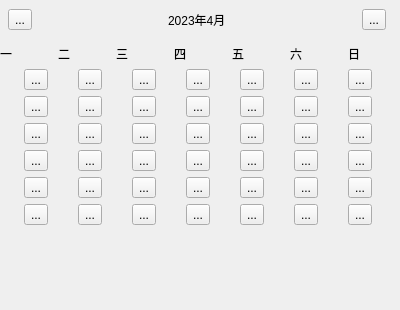
<?xml version="1.0" encoding="UTF-8"?>
<ui version="4.0">
 <class>CalendarControl</class>
 <widget class="QWidget" name="CalendarControl">
  <property name="geometry">
   <rect>
    <x>0</x>
    <y>0</y>
    <width>400</width>
    <height>310</height>
   </rect>
  </property>
  <property name="windowTitle">
   <string>Form</string>
  </property>
  <layout class="QVBoxLayout" name="verticalLayout">
   <property name="leftMargin">
    <number>0</number>
   </property>
   <property name="topMargin">
    <number>0</number>
   </property>
   <property name="rightMargin">
    <number>0</number>
   </property>
   <property name="bottomMargin">
    <number>0</number>
   </property>
   <item>
    <widget class="QWidget" name="titleBarWidget" native="true">
     <layout class="QHBoxLayout" name="horizontalLayout">
      <property name="leftMargin">
       <number>8</number>
      </property>
      <property name="rightMargin">
       <number>14</number>
      </property>
      <item>
       <widget class="QToolButton" name="arrowLeftBtn">
        <property name="text">
         <string>...</string>
        </property>
       </widget>
      </item>
      <item>
       <spacer name="horizontalSpacer">
        <property name="orientation">
         <enum>Qt::Horizontal</enum>
        </property>
        <property name="sizeHint" stdset="0">
         <size>
          <width>40</width>
          <height>20</height>
         </size>
        </property>
       </spacer>
      </item>
      <item>
       <widget class="QLabel" name="datetimeLabel">
        <property name="text">
         <string>2023年4月</string>
        </property>
       </widget>
      </item>
      <item>
       <spacer name="horizontalSpacer_2">
        <property name="orientation">
         <enum>Qt::Horizontal</enum>
        </property>
        <property name="sizeHint" stdset="0">
         <size>
          <width>40</width>
          <height>20</height>
         </size>
        </property>
       </spacer>
      </item>
      <item>
       <widget class="QToolButton" name="arrowRightBtn">
        <property name="text">
         <string>...</string>
        </property>
       </widget>
      </item>
     </layout>
    </widget>
   </item>
   <item>
    <widget class="QWidget" name="weekDayWidget" native="true">
     <property name="minimumSize">
      <size>
       <width>0</width>
       <height>0</height>
      </size>
     </property>
     <layout class="QHBoxLayout" name="horizontalLayout_2">
      <property name="leftMargin">
       <number>0</number>
      </property>
      <property name="topMargin">
       <number>0</number>
      </property>
      <property name="rightMargin">
       <number>0</number>
      </property>
      <property name="bottomMargin">
       <number>0</number>
      </property>
      <item>
       <widget class="QLabel" name="weeklabel_1">
        <property name="text">
         <string>一</string>
        </property>
        <property name="alignment">
         <set>Qt::AlignLeading|Qt::AlignLeft|Qt::AlignVCenter</set>
        </property>
       </widget>
      </item>
      <item>
       <widget class="QLabel" name="weeklabel_2">
        <property name="text">
         <string>二</string>
        </property>
       </widget>
      </item>
      <item>
       <widget class="QLabel" name="weeklabel_3">
        <property name="text">
         <string>三</string>
        </property>
       </widget>
      </item>
      <item>
       <widget class="QLabel" name="weeklabel_4">
        <property name="text">
         <string>四</string>
        </property>
       </widget>
      </item>
      <item>
       <widget class="QLabel" name="weeklabel_5">
        <property name="text">
         <string>五</string>
        </property>
       </widget>
      </item>
      <item>
       <widget class="QLabel" name="weeklabel_6">
        <property name="text">
         <string>六</string>
        </property>
       </widget>
      </item>
      <item>
       <widget class="QLabel" name="weeklabel_7">
        <property name="text">
         <string>日</string>
        </property>
        <property name="alignment">
         <set>Qt::AlignLeading|Qt::AlignLeft|Qt::AlignVCenter</set>
        </property>
       </widget>
      </item>
     </layout>
    </widget>
   </item>
   <item>
    <widget class="QWidget" name="mainGridWidget" native="true">
     <layout class="QGridLayout" name="gridLayout" rowstretch="0,0,0,0,0,0">
      <property name="leftMargin">
       <number>0</number>
      </property>
      <property name="topMargin">
       <number>0</number>
      </property>
      <property name="rightMargin">
       <number>0</number>
      </property>
      <property name="bottomMargin">
       <number>0</number>
      </property>
      <item row="2" column="6">
       <widget class="monthButton" name="toolButton_21">
        <property name="text">
         <string>...</string>
        </property>
       </widget>
      </item>
      <item row="1" column="4">
       <widget class="monthButton" name="toolButton_12">
        <property name="text">
         <string>...</string>
        </property>
       </widget>
      </item>
      <item row="2" column="4">
       <widget class="monthButton" name="toolButton_19">
        <property name="text">
         <string>...</string>
        </property>
       </widget>
      </item>
      <item row="1" column="6">
       <widget class="monthButton" name="toolButton_14">
        <property name="text">
         <string>...</string>
        </property>
       </widget>
      </item>
      <item row="5" column="6">
       <widget class="monthButton" name="toolButton_42">
        <property name="text">
         <string>...</string>
        </property>
       </widget>
      </item>
      <item row="3" column="6">
       <widget class="monthButton" name="toolButton_28">
        <property name="text">
         <string>...</string>
        </property>
       </widget>
      </item>
      <item row="3" column="1">
       <widget class="monthButton" name="toolButton_23">
        <property name="text">
         <string>...</string>
        </property>
       </widget>
      </item>
      <item row="5" column="3">
       <widget class="monthButton" name="toolButton_39">
        <property name="text">
         <string>...</string>
        </property>
       </widget>
      </item>
      <item row="4" column="2">
       <widget class="monthButton" name="toolButton_31">
        <property name="text">
         <string>...</string>
        </property>
       </widget>
      </item>
      <item row="3" column="2">
       <widget class="monthButton" name="toolButton_24">
        <property name="text">
         <string>...</string>
        </property>
       </widget>
      </item>
      <item row="1" column="1">
       <widget class="monthButton" name="toolButton_9">
        <property name="text">
         <string>...</string>
        </property>
       </widget>
      </item>
      <item row="0" column="5">
       <widget class="monthButton" name="toolButton_6">
        <property name="text">
         <string>...</string>
        </property>
       </widget>
      </item>
      <item row="0" column="1">
       <widget class="monthButton" name="toolButton_2">
        <property name="text">
         <string>...</string>
        </property>
       </widget>
      </item>
      <item row="2" column="1">
       <widget class="monthButton" name="toolButton_16">
        <property name="text">
         <string>...</string>
        </property>
       </widget>
      </item>
      <item row="5" column="1">
       <widget class="monthButton" name="toolButton_37">
        <property name="text">
         <string>...</string>
        </property>
       </widget>
      </item>
      <item row="3" column="5">
       <widget class="monthButton" name="toolButton_27">
        <property name="text">
         <string>...</string>
        </property>
       </widget>
      </item>
      <item row="4" column="5">
       <widget class="monthButton" name="toolButton_34">
        <property name="text">
         <string>...</string>
        </property>
       </widget>
      </item>
      <item row="2" column="3">
       <widget class="monthButton" name="toolButton_18">
        <property name="text">
         <string>...</string>
        </property>
       </widget>
      </item>
      <item row="1" column="3">
       <widget class="monthButton" name="toolButton_11">
        <property name="text">
         <string>...</string>
        </property>
       </widget>
      </item>
      <item row="2" column="5">
       <widget class="monthButton" name="toolButton_20">
        <property name="text">
         <string>...</string>
        </property>
       </widget>
      </item>
      <item row="0" column="4">
       <widget class="monthButton" name="toolButton_5">
        <property name="text">
         <string>...</string>
        </property>
       </widget>
      </item>
      <item row="1" column="2">
       <widget class="monthButton" name="toolButton_10">
        <property name="text">
         <string>...</string>
        </property>
       </widget>
      </item>
      <item row="4" column="4">
       <widget class="monthButton" name="toolButton_33">
        <property name="text">
         <string>...</string>
        </property>
       </widget>
      </item>
      <item row="0" column="2">
       <widget class="monthButton" name="toolButton_3">
        <property name="text">
         <string>...</string>
        </property>
       </widget>
      </item>
      <item row="3" column="4">
       <widget class="monthButton" name="toolButton_26">
        <property name="text">
         <string>...</string>
        </property>
       </widget>
      </item>
      <item row="3" column="3">
       <widget class="monthButton" name="toolButton_25">
        <property name="text">
         <string>...</string>
        </property>
       </widget>
      </item>
      <item row="1" column="5">
       <widget class="monthButton" name="toolButton_13">
        <property name="text">
         <string>...</string>
        </property>
       </widget>
      </item>
      <item row="0" column="6">
       <widget class="monthButton" name="toolButton_7">
        <property name="text">
         <string>...</string>
        </property>
       </widget>
      </item>
      <item row="5" column="2">
       <widget class="monthButton" name="toolButton_38">
        <property name="text">
         <string>...</string>
        </property>
       </widget>
      </item>
      <item row="1" column="0">
       <widget class="monthButton" name="toolButton_8">
        <property name="text">
         <string>...</string>
        </property>
       </widget>
      </item>
      <item row="4" column="3">
       <widget class="monthButton" name="toolButton_32">
        <property name="text">
         <string>...</string>
        </property>
       </widget>
      </item>
      <item row="2" column="2">
       <widget class="monthButton" name="toolButton_17">
        <property name="text">
         <string>...</string>
        </property>
       </widget>
      </item>
      <item row="4" column="1">
       <widget class="monthButton" name="toolButton_30">
        <property name="text">
         <string>...</string>
        </property>
       </widget>
      </item>
      <item row="4" column="6">
       <widget class="monthButton" name="toolButton_35">
        <property name="text">
         <string>...</string>
        </property>
       </widget>
      </item>
      <item row="0" column="0">
       <widget class="monthButton" name="toolButton_1">
        <property name="text">
         <string>...</string>
        </property>
       </widget>
      </item>
      <item row="0" column="3">
       <widget class="monthButton" name="toolButton_4">
        <property name="text">
         <string>...</string>
        </property>
       </widget>
      </item>
      <item row="3" column="0">
       <widget class="monthButton" name="toolButton_22">
        <property name="text">
         <string>...</string>
        </property>
       </widget>
      </item>
      <item row="5" column="5">
       <widget class="monthButton" name="toolButton_41">
        <property name="text">
         <string>...</string>
        </property>
       </widget>
      </item>
      <item row="4" column="0">
       <widget class="monthButton" name="toolButton_29">
        <property name="text">
         <string>...</string>
        </property>
       </widget>
      </item>
      <item row="5" column="0">
       <widget class="monthButton" name="toolButton_36">
        <property name="text">
         <string>...</string>
        </property>
       </widget>
      </item>
      <item row="2" column="0">
       <widget class="monthButton" name="toolButton_15">
        <property name="text">
         <string>...</string>
        </property>
       </widget>
      </item>
      <item row="5" column="4">
       <widget class="monthButton" name="toolButton_40">
        <property name="text">
         <string>...</string>
        </property>
       </widget>
      </item>
     </layout>
    </widget>
   </item>
   <item>
    <spacer name="verticalSpacer">
     <property name="orientation">
      <enum>Qt::Vertical</enum>
     </property>
     <property name="sizeHint" stdset="0">
      <size>
       <width>20</width>
       <height>40</height>
      </size>
     </property>
    </spacer>
   </item>
  </layout>
 </widget>
 <customwidgets>
  <customwidget>
   <class>monthButton</class>
   <extends>QToolButton</extends>
   <header>monthbutton.h</header>
  </customwidget>
 </customwidgets>
 <resources/>
 <connections/>
</ui>
